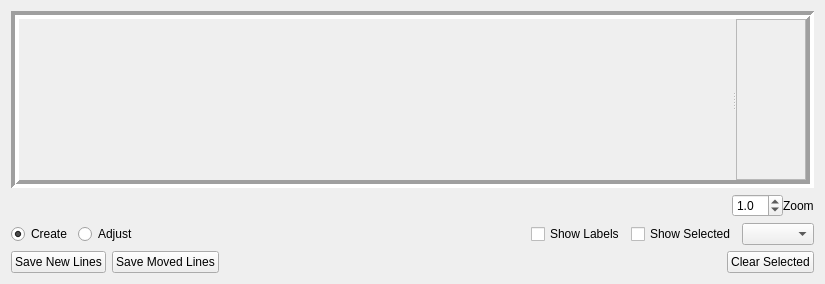
<?xml version="1.0" encoding="UTF-8"?>
<ui version="4.0">
 <class>CrystalDrawingWidget</class>
 <widget class="QWidget" name="CrystalDrawingWidget">
  <property name="geometry">
   <rect>
    <x>0</x>
    <y>0</y>
    <width>825</width>
    <height>284</height>
   </rect>
  </property>
  <property name="windowTitle">
   <string>Crystal Drawing</string>
  </property>
  <layout class="QVBoxLayout" name="verticalLayout">
   <property name="sizeConstraint">
    <enum>QLayout::SetMinimumSize</enum>
   </property>
   <item>
    <widget class="QSplitter" name="splitter">
     <property name="sizePolicy">
      <sizepolicy hsizetype="Expanding" vsizetype="Expanding">
       <horstretch>0</horstretch>
       <verstretch>0</verstretch>
      </sizepolicy>
     </property>
     <property name="frameShape">
      <enum>QFrame::Box</enum>
     </property>
     <property name="frameShadow">
      <enum>QFrame::Sunken</enum>
     </property>
     <property name="lineWidth">
      <number>4</number>
     </property>
     <property name="orientation">
      <enum>Qt::Horizontal</enum>
     </property>
     <widget class="ResultsTreeWidget" name="_treeWidget" native="true">
      <property name="sizePolicy">
       <sizepolicy hsizetype="Preferred" vsizetype="Expanding">
        <horstretch>0</horstretch>
        <verstretch>0</verstretch>
       </sizepolicy>
      </property>
     </widget>
     <widget class="QScrollArea" name="_scrollArea">
      <property name="sizePolicy">
       <sizepolicy hsizetype="Expanding" vsizetype="Maximum">
        <horstretch>0</horstretch>
        <verstretch>0</verstretch>
       </sizepolicy>
      </property>
      <property name="widgetResizable">
       <bool>true</bool>
      </property>
      <widget class="QWidget" name="scrollAreaWidgetContents">
       <property name="geometry">
        <rect>
         <x>0</x>
         <y>0</y>
         <width>105</width>
         <height>123</height>
        </rect>
       </property>
      </widget>
     </widget>
    </widget>
   </item>
   <item>
    <layout class="QHBoxLayout" name="_labelsZoomLayout">
     <property name="spacing">
      <number>0</number>
     </property>
     <property name="sizeConstraint">
      <enum>QLayout::SetFixedSize</enum>
     </property>
     <item>
      <widget class="VideoControlWidget" name="_videoControl" native="true"/>
     </item>
     <item>
      <spacer name="horizontalSpacer_2">
       <property name="orientation">
        <enum>Qt::Horizontal</enum>
       </property>
       <property name="sizeHint" stdset="0">
        <size>
         <width>406</width>
         <height>22</height>
        </size>
       </property>
      </spacer>
     </item>
     <item>
      <widget class="QDoubleSpinBox" name="_zoomSpinBox">
       <property name="decimals">
        <number>1</number>
       </property>
       <property name="minimum">
        <double>0.100000000000000</double>
       </property>
       <property name="maximum">
        <double>10.000000000000000</double>
       </property>
       <property name="singleStep">
        <double>0.100000000000000</double>
       </property>
       <property name="value">
        <double>1.000000000000000</double>
       </property>
      </widget>
     </item>
     <item>
      <widget class="QLabel" name="label">
       <property name="sizePolicy">
        <sizepolicy hsizetype="Preferred" vsizetype="Minimum">
         <horstretch>0</horstretch>
         <verstretch>0</verstretch>
        </sizepolicy>
       </property>
       <property name="text">
        <string>Zoom</string>
       </property>
      </widget>
     </item>
    </layout>
   </item>
   <item>
    <layout class="QHBoxLayout" name="horizontalLayout_2">
     <property name="sizeConstraint">
      <enum>QLayout::SetMinimumSize</enum>
     </property>
     <item>
      <widget class="QRadioButton" name="_createButton">
       <property name="text">
        <string>Create</string>
       </property>
       <property name="checked">
        <bool>true</bool>
       </property>
       <attribute name="buttonGroup">
        <string notr="true">_stateButtonGroup</string>
       </attribute>
      </widget>
     </item>
     <item>
      <widget class="QRadioButton" name="_adjustButton">
       <property name="text">
        <string>Adjust</string>
       </property>
       <attribute name="buttonGroup">
        <string notr="true">_stateButtonGroup</string>
       </attribute>
      </widget>
     </item>
     <item>
      <spacer name="horizontalSpacer_3">
       <property name="orientation">
        <enum>Qt::Horizontal</enum>
       </property>
       <property name="sizeHint" stdset="0">
        <size>
         <width>654</width>
         <height>17</height>
        </size>
       </property>
      </spacer>
     </item>
     <item>
      <widget class="QCheckBox" name="_labelsBox">
       <property name="text">
        <string>Show Labels</string>
       </property>
      </widget>
     </item>
     <item>
      <widget class="QCheckBox" name="_showSelectedBox">
       <property name="text">
        <string>Show Selected</string>
       </property>
      </widget>
     </item>
     <item>
      <widget class="QComboBox" name="_lineSelectionBox"/>
     </item>
    </layout>
   </item>
   <item>
    <layout class="QHBoxLayout" name="horizontalLayout_3">
     <property name="sizeConstraint">
      <enum>QLayout::SetMaximumSize</enum>
     </property>
     <item>
      <widget class="QPushButton" name="_newLinesButton">
       <property name="text">
        <string>Save New Lines</string>
       </property>
      </widget>
     </item>
     <item>
      <widget class="QPushButton" name="_adjustLinesButton">
       <property name="text">
        <string>Save Moved Lines</string>
       </property>
      </widget>
     </item>
     <item>
      <spacer name="horizontalSpacer">
       <property name="orientation">
        <enum>Qt::Horizontal</enum>
       </property>
       <property name="sizeHint" stdset="0">
        <size>
         <width>40</width>
         <height>20</height>
        </size>
       </property>
      </spacer>
     </item>
     <item>
      <widget class="QPushButton" name="_clearSelectedButton">
       <property name="text">
        <string>Clear Selected</string>
       </property>
      </widget>
     </item>
    </layout>
   </item>
  </layout>
 </widget>
 <customwidgets>
  <customwidget>
   <class>VideoControlWidget</class>
   <extends>QWidget</extends>
   <header>cgt.gui.videocontrolwidget</header>
   <container>1</container>
  </customwidget>
  <customwidget>
   <class>ResultsTreeWidget</class>
   <extends>QWidget</extends>
   <header>cgt.gui.resultstreewidget</header>
   <container>1</container>
  </customwidget>
 </customwidgets>
 <resources/>
 <connections>
  <connection>
   <sender>_clearSelectedButton</sender>
   <signal>clicked()</signal>
   <receiver>CrystalDrawingWidget</receiver>
   <slot>clear_selected_line()</slot>
   <hints>
    <hint type="sourcelabel">
     <x>190</x>
     <y>474</y>
    </hint>
    <hint type="destinationlabel">
     <x>412</x>
     <y>252</y>
    </hint>
   </hints>
  </connection>
  <connection>
   <sender>_newLinesButton</sender>
   <signal>clicked()</signal>
   <receiver>CrystalDrawingWidget</receiver>
   <slot>save_new_lines()</slot>
   <hints>
    <hint type="sourcelabel">
     <x>69</x>
     <y>474</y>
    </hint>
    <hint type="destinationlabel">
     <x>412</x>
     <y>252</y>
    </hint>
   </hints>
  </connection>
  <connection>
   <sender>_stateButtonGroup</sender>
   <signal>buttonToggled(int,bool)</signal>
   <receiver>CrystalDrawingWidget</receiver>
   <slot>state_toggle()</slot>
   <hints>
    <hint type="sourcelabel">
     <x>-1</x>
     <y>-1</y>
    </hint>
    <hint type="destinationlabel">
     <x>412</x>
     <y>252</y>
    </hint>
   </hints>
  </connection>
  <connection>
   <sender>_zoomSpinBox</sender>
   <signal>valueChanged(double)</signal>
   <receiver>CrystalDrawingWidget</receiver>
   <slot>zoom_changed()</slot>
   <hints>
    <hint type="sourcelabel">
     <x>731</x>
     <y>400</y>
    </hint>
    <hint type="destinationlabel">
     <x>412</x>
     <y>252</y>
    </hint>
   </hints>
  </connection>
  <connection>
   <sender>_labelsBox</sender>
   <signal>toggled(bool)</signal>
   <receiver>CrystalDrawingWidget</receiver>
   <slot>labels_toggled()</slot>
   <hints>
    <hint type="sourcelabel">
     <x>74</x>
     <y>400</y>
    </hint>
    <hint type="destinationlabel">
     <x>412</x>
     <y>252</y>
    </hint>
   </hints>
  </connection>
  <connection>
   <sender>_adjustLinesButton</sender>
   <signal>clicked()</signal>
   <receiver>CrystalDrawingWidget</receiver>
   <slot>save_adjusted_lines()</slot>
   <hints>
    <hint type="sourcelabel">
     <x>190</x>
     <y>252</y>
    </hint>
    <hint type="destinationlabel">
     <x>412</x>
     <y>141</y>
    </hint>
   </hints>
  </connection>
 </connections>
 <buttongroups>
  <buttongroup name="_stateButtonGroup"/>
 </buttongroups>
</ui>
